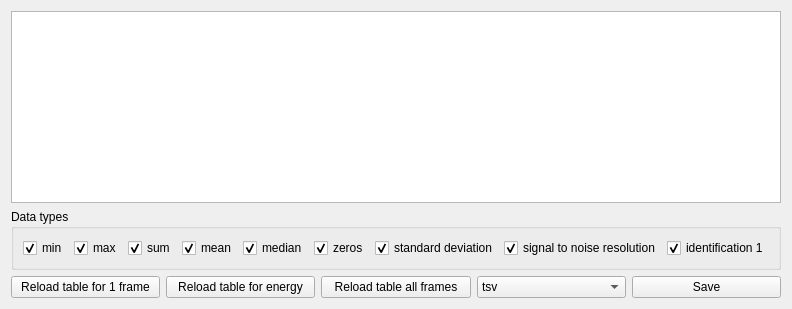
      <widget class="QWidget" name="tab_4">
       <attribute name="title">
        <string>Table</string>
       </attribute>
       <layout class="QVBoxLayout" name="verticalLayout_44">
        <item>
         <widget class="QTableView" name="tableView"/>
        </item>
        <item>
         <widget class="QGroupBox" name="groupBox_32">
          <property name="maximumSize">
           <size>
            <width>16777215</width>
            <height>67</height>
           </size>
          </property>
          <property name="title">
           <string>Data types</string>
          </property>
          <layout class="QHBoxLayout" name="horizontalLayout_14">
           <item>
            <widget class="QCheckBox" name="checkBox_8">
             <property name="text">
              <string>min</string>
             </property>
             <property name="checked">
              <bool>true</bool>
             </property>
            </widget>
           </item>
           <item>
            <widget class="QCheckBox" name="checkBox_10">
             <property name="text">
              <string>max</string>
             </property>
             <property name="checked">
              <bool>true</bool>
             </property>
            </widget>
           </item>
           <item>
            <widget class="QCheckBox" name="checkBox_5">
             <property name="text">
              <string>sum</string>
             </property>
             <property name="checked">
              <bool>true</bool>
             </property>
            </widget>
           </item>
           <item>
            <widget class="QCheckBox" name="checkBox_9">
             <property name="text">
              <string>mean</string>
             </property>
             <property name="checked">
              <bool>true</bool>
             </property>
            </widget>
           </item>
           <item>
            <widget class="QCheckBox" name="checkBox_4">
             <property name="text">
              <string>median</string>
             </property>
             <property name="checked">
              <bool>true</bool>
             </property>
            </widget>
           </item>
           <item>
            <widget class="QCheckBox" name="checkBox_11">
             <property name="text">
              <string>zeros</string>
             </property>
             <property name="checked">
              <bool>true</bool>
             </property>
            </widget>
           </item>
           <item>
            <widget class="QCheckBox" name="checkBox_7">
             <property name="text">
              <string>standard deviation</string>
             </property>
             <property name="checked">
              <bool>true</bool>
             </property>
            </widget>
           </item>
           <item>
            <widget class="QCheckBox" name="checkBox_6">
             <property name="text">
              <string>signal to noise resolution</string>
             </property>
             <property name="checked">
              <bool>true</bool>
             </property>
            </widget>
           </item>
           <item>
            <widget class="QCheckBox" name="checkBox_12">
             <property name="text">
              <string>identification 1</string>
             </property>
             <property name="checked">
              <bool>true</bool>
             </property>
            </widget>
           </item>
          </layout>
         </widget>
        </item>
        <item>
         <layout class="QHBoxLayout" name="horizontalLayout_21">
          <item>
           <widget class="QPushButton" name="pushButton_7">
            <property name="text">
             <string>Reload table for 1 frame</string>
            </property>
           </widget>
          </item>
          <item>
           <widget class="QPushButton" name="pushButton_48">
            <property name="text">
             <string>Reload table for energy</string>
            </property>
           </widget>
          </item>
          <item>
           <widget class="QPushButton" name="pushButton_40">
            <property name="text">
             <string>Reload table all frames</string>
            </property>
           </widget>
          </item>
          <item>
           <widget class="QComboBox" name="comboBox_10">
            <property name="currentIndex">
             <number>0</number>
            </property>
            <item>
             <property name="text">
              <string>tsv</string>
             </property>
            </item>
            <item>
             <property name="text">
              <string>csv</string>
             </property>
            </item>
           </widget>
          </item>
          <item>
           <widget class="QPushButton" name="pushButton_25">
            <property name="text">
             <string>Save</string>
            </property>
           </widget>
          </item>
         </layout>
        </item>
       </layout>
      </widget>
